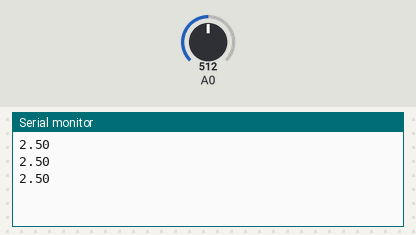
Simulated run of this sketch. Board: Arduino Uno, built with avr-gcc and run on an emulated ATmega328P. Parts: the last lines printed to the serial monitor. The test bench sets the inputs (shaded band); at power-on: A0 = 512.

Above: at 1.5 s.
1.6 s: A0 set to 716
At 2.7 s:
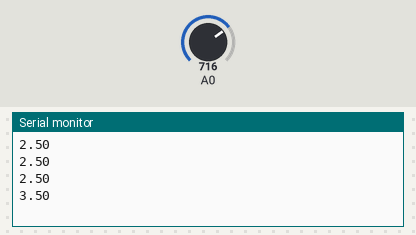
3.1 s: A0 set to 900
At 4.1 s:
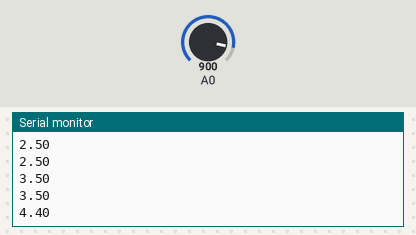
Timing chart, 0 to 6.1 s (numbered marks = the images above; inputs shaded):
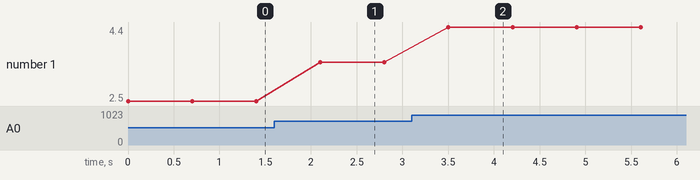

Measured:
- after the input at 1.6 s, the serial monitor: prints a new line after 0.50 s (image 1)
- after the input at 3.1 s, the serial monitor: prints a new line after 0.40 s (image 2)
- plotted number 1: 2.5 → 3.5 after the input at 1.6 s, 3.5 → 4.4 after the input at 3.1 s

The sketch:

potentiometer.ino
```cpp
// READING INPUT FROM POTENTIOMETER
// 2023.dec13 0918mf

void setup() {
  pinMode(A0, INPUT);
  Serial.begin(9600);
}

void loop() {
  Serial.println((analogRead(A0))*(5./1023));
  delay(700);
}
```
